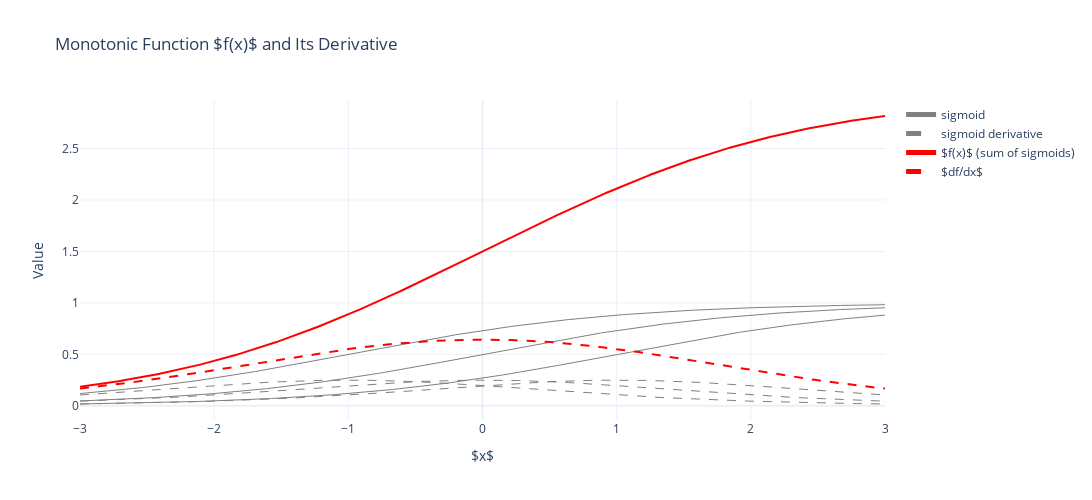

The notebook cell this image was saved under:
### Code cell
fig = go.Figure()

# Plot individual sigmoids and their derivatives
for i, (loc, gain) in enumerate(zip(locs, gains)):
    s = Fs[i, 0, :]
    ds = Fs[i, 1, :]
    fig.add_trace(
        go.Scatter(
            x=x,
            y=s,
            mode="lines",
            line=dict(color="gray", width=1),
            name="sigmoid" if i == 0 else None,
            showlegend=(i == 0),
        )
    )
    fig.add_trace(
        go.Scatter(
            x=x,
            y=ds,
            mode="lines",
            line=dict(color="gray", width=1, dash="dash"),
            name="sigmoid derivative" if i == 0 else None,
            showlegend=(i == 0),
        )
    )

# Plot sum of sigmoids and its derivative
fig.add_trace(
    go.Scatter(
        x=x,
        y=f,
        mode="lines",
        line=dict(color="red", width=2),
        name="$f(x)$ (sum of sigmoids)",
    )
)
fig.add_trace(
    go.Scatter(
        x=x,
        y=df,
        mode="lines",
        line=dict(color="red", width=2, dash="dash"),
        name="$df/dx$",
    )
)

fig.update_layout(
    title="Monotonic Function $f(x)$ and Its Derivative",
    xaxis_title="$x$",
    yaxis_title="Value",
    legend=dict(itemsizing="constant"),
    width=1200,
    height=500,
)
fig.show()

### Figure 1 — Plotly figure (JSON) as saved in the notebook; plotly's stock layout.template omitted (floating-point values rounded to 4 significant figures; data arrays with more than 128 entries replaced by an {"elided": "..."} marker saying what was removed)
{"data": [{"line": {"color": "gray", "width": 1}, "mode": "lines", "name": "sigmoid", "showlegend": true, "type": "scatter", "x": {"elided": "400 float values"}, "y": {"elided": "400 float values"}}, {"line": {"color": "gray", "dash": "dash", "width": 1}, "mode": "lines", "name": "sigmoid derivative", "showlegend": true, "type": "scatter", "x": {"elided": "400 float values"}, "y": {"elided": "400 float values"}}, {"line": {"color": "gray", "width": 1}, "mode": "lines", "showlegend": false, "type": "scatter", "x": {"elided": "400 float values"}, "y": {"elided": "400 float values"}}, {"line": {"color": "gray", "dash": "dash", "width": 1}, "mode": "lines", "showlegend": false, "type": "scatter", "x": {"elided": "400 float values"}, "y": {"elided": "400 float values"}}, {"line": {"color": "gray", "width": 1}, "mode": "lines", "showlegend": false, "type": "scatter", "x": {"elided": "400 float values"}, "y": {"elided": "400 float values"}}, {"line": {"color": "gray", "dash": "dash", "width": 1}, "mode": "lines", "showlegend": false, "type": "scatter", "x": {"elided": "400 float values"}, "y": {"elided": "400 float values"}}, {"line": {"color": "red", "width": 2}, "mode": "lines", "name": "$f(x)$ (sum of sigmoids)", "type": "scatter", "x": {"elided": "400 float values"}, "y": {"elided": "400 float values"}}, {"line": {"color": "red", "dash": "dash", "width": 2}, "mode": "lines", "name": "$df/dx$", "type": "scatter", "x": {"elided": "400 float values"}, "y": {"elided": "400 float values"}}], "layout": {"height": 500, "legend": {"itemsizing": "constant"}, "title": {"text": "Monotonic Function $f(x)$ and Its Derivative"}, "width": 1200, "xaxis": {"title": {"text": "$x$"}}, "yaxis": {"title": {"text": "Value"}}}}
